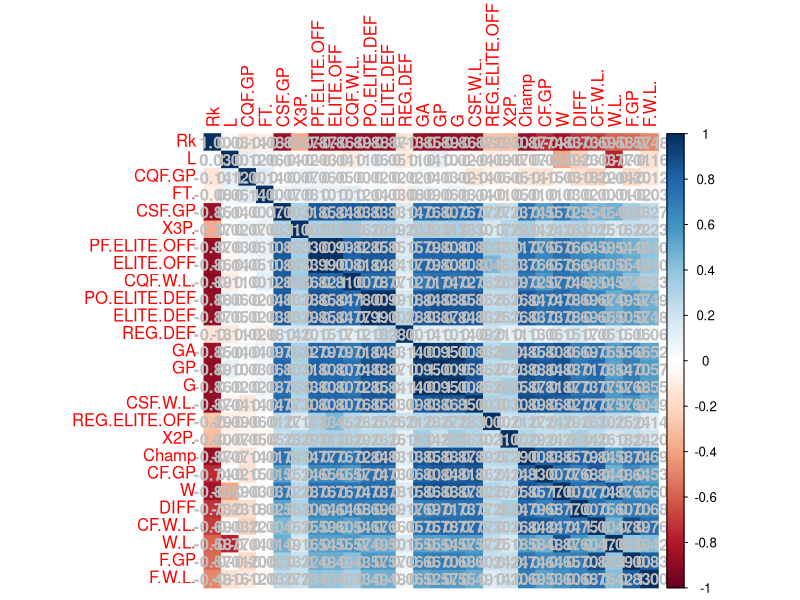
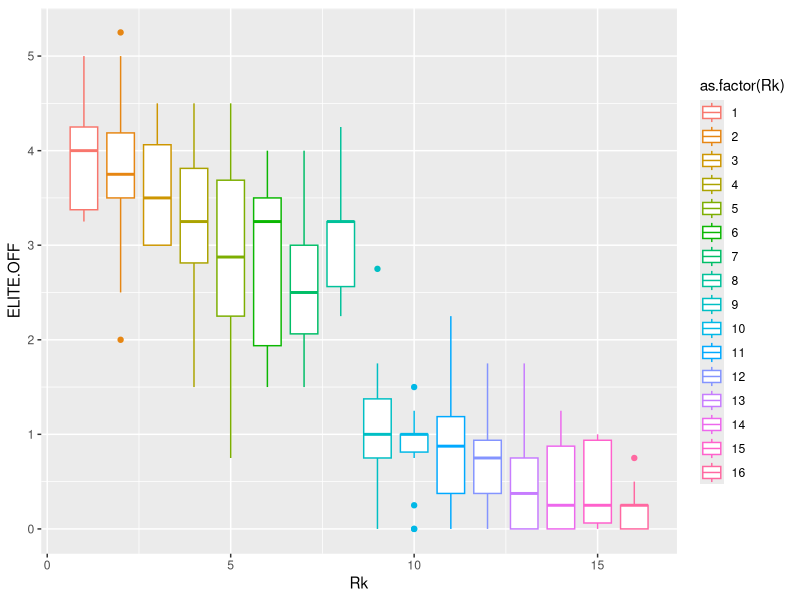
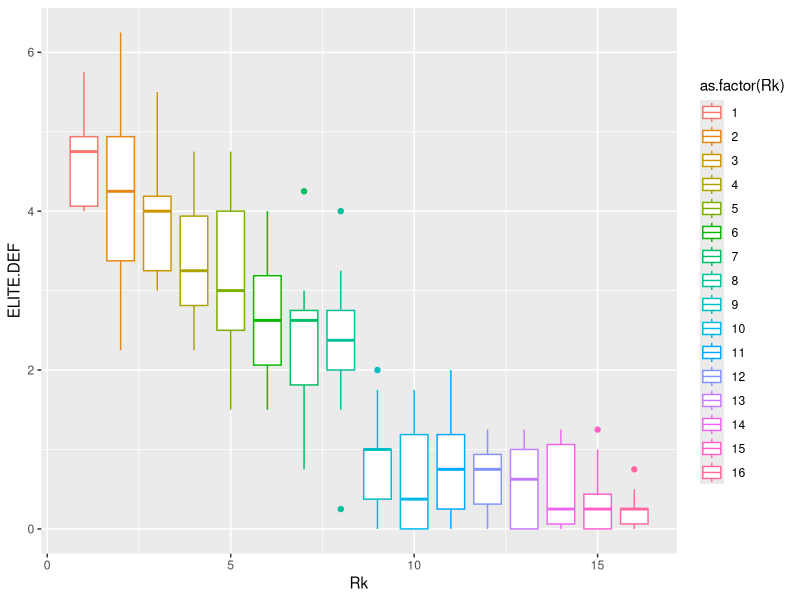
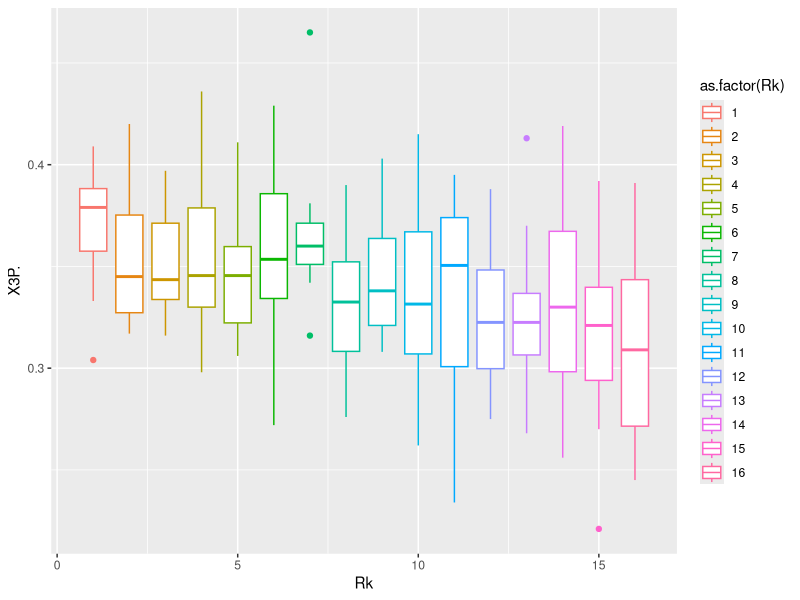
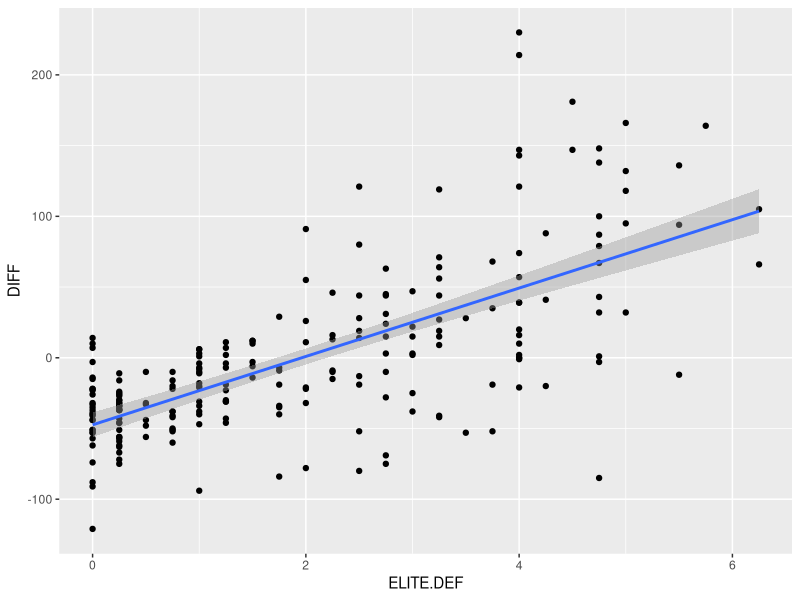
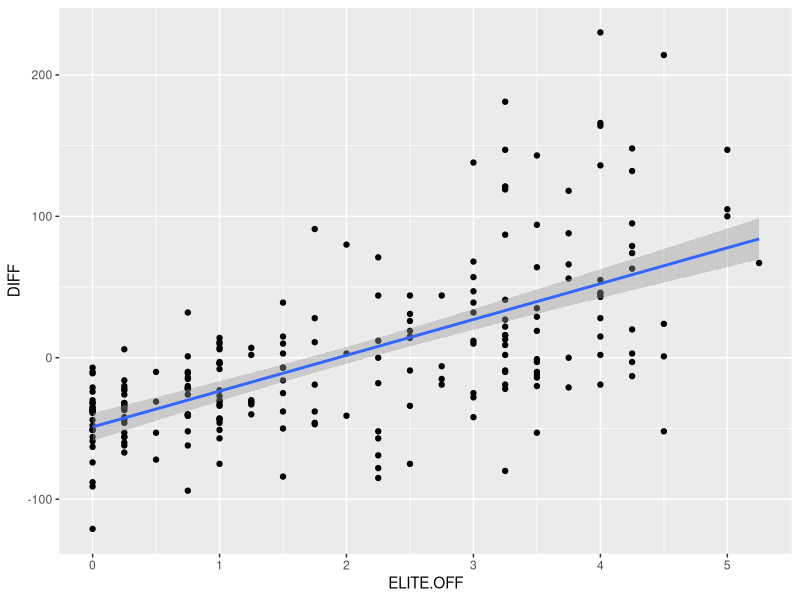
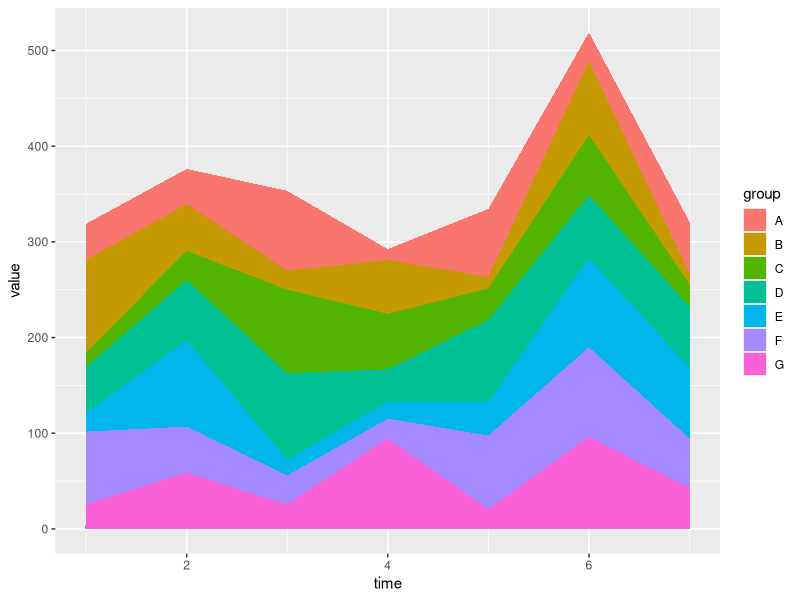

These figures' R source, in order:
## ---- chunk 1
knitr::opts_chunk$set(echo = TRUE)
## ---- chunk 2
library(tidyverse)
library(readxl)
library(dplyr)
library(fs)
library(MASS)
## ---- chunk 3
nbaAllDf = read.csv("NBAMega.csv",header=TRUE)

# drop team names
drops <- c("Team")
nbaAllDf <- nbaAllDf[ , !(names(nbaAllDf) %in% drops)]
names(nbaAllDf)[names(nbaAllDf) == 'ELIETE.DEF.SCORE'] <- 'ELITE.DEF'
names(nbaAllDf)[names(nbaAllDf) == 'ELIETE.OFF.SCORE'] <- 'ELITE.OFF'

# summery
names(nbaAllDf)
## ---- chunk 4
trainDf =read.csv("trainNBA.csv",header=TRUE)

# drop team names
drops <- c("Team")
trainDf <- trainDf[ , !(names(trainDf) %in% drops)]
names(trainDf)[names(trainDf) == 'ELIETE.DEF.SCORE'] <- 'ELITE.DEF'
names(trainDf)[names(trainDf) == 'ELIETE.OFF.SCORE'] <- 'ELITE.OFF'
attach(trainDf)
## ---- chunk 5
knitr::opts_chunk$set(echo = TRUE)
mat=cor(nbaAllDf)
require(corrplot)
## ---- chunk 6
png(height=1200, width=1500, pointsize=15, file="NBAoverlap.png")
corrplot(mat, method = "color", addCoef.col="grey", order = "AOE")
## ---- chunk 7
    

model=polr(ordered(Champ) ~ ELITE.DEF + ELITE.OFF + X3P.   , data = trainDf,   Hess = TRUE)

#summary(model)
drop1(model, test="Chisq")
stepAIC(model,direction = "backward" )
## ---- chunk 8
ggplot(nbaAllDf,aes(x=Rk,y=ELITE.OFF,colour=as.factor(Rk)))+geom_boxplot()
## ---- chunk 9
ggplot(nbaAllDf,aes(x=Rk,y=ELITE.DEF,colour=as.factor(Rk)))+geom_boxplot()
## ---- chunk 10
ggplot(nbaAllDf,aes(x=Rk,y=X3P.,colour=as.factor(Rk)))+geom_boxplot()
## ---- chunk 11
ggplot(nbaAllDf,aes(x=ELITE.DEF,y=DIFF))+geom_point()+geom_smooth(method="lm")
ggplot(nbaAllDf,aes(x=ELITE.OFF,y=DIFF))+geom_point()+geom_smooth(method="lm")
detach(trainDf)

# create data
time <- as.numeric(rep(seq(1,7),each=7))  # x Axis
value <- runif(49, 10, 100)               # y Axis
group <- rep(LETTERS[1:7],times=7)        # group, one shape per group
data <- data.frame(time, value, group)

# stacked area chart
ggplot(data, aes(x=time, y=value, fill=group)) + 
    geom_area()
